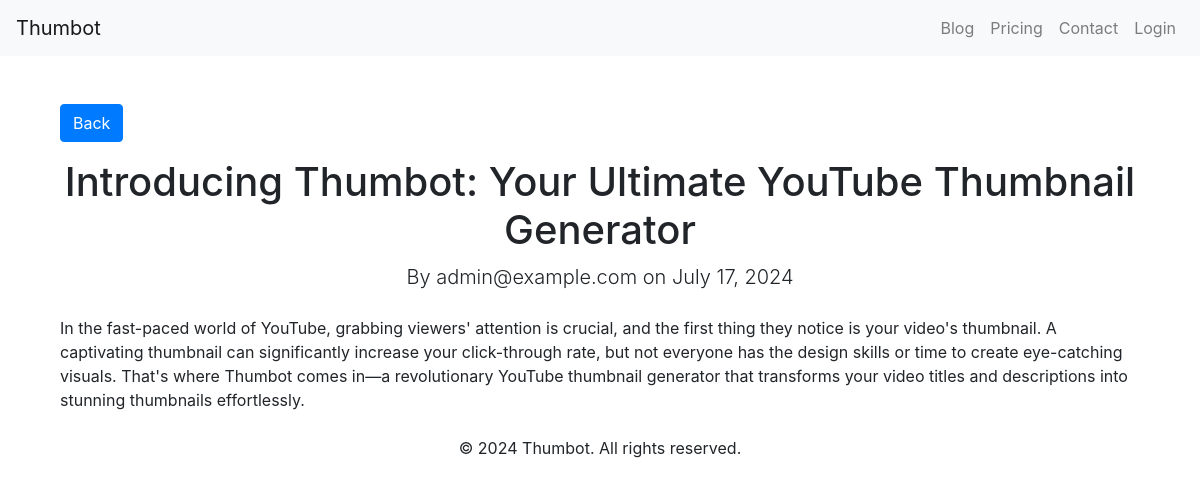
/blog/post/1, run on the app's committed database.
### models.py (models this page shows, shortened)
class BlogPost(db.Model):
    id = db.Column(db.Integer, primary_key=True)
    title = db.Column(db.String(150), nullable=False)
    content = db.Column(db.Text, nullable=False)
    author = db.Column(db.String(50), nullable=False)
    date_posted = db.Column(db.DateTime, default=datetime.utcnow)

### blog/routes.py (the view)
@blog_bp.route('/post/<int:post_id>')
def post(post_id):
    post = BlogPost.query.get_or_404(post_id)
    return render_template('post.html', post=post)

### templates/post.html (shortened to what this page needs)
{% extends "base.html" %}
{% block content %}
<div class="container mt-5">
    <button class="btn btn-primary mb-3" onclick="window.history.back()">Back</button>
    <h1 class="text-center">{{ post.title }}</h1>
    <p class="lead text-center">By {{ post.author }} on {{ post.date_posted.strftime('%B %d, %Y') }}</p>
    <p>{{ post.content }}</p>
</div>
{% endblock %}

### data on the page
BlogPost: title "Introducing Thumbot: Your Ultimate YouTube Thumbnail Generator", author "admin@example.com", date_posted "July 17, 2024", content "In the fast-paced world of YouTube, grabbing viewers' attention is crucial, and the first thing they notice is your video's thumbnail. A captivating thumbnail can significantly increase your click-through rate, but not everyone has the design skills or time to create eye-catching visuals. That's where Thumbot comes in—a revolutionary YouTube thumbnail generator that transforms your video titles and descriptions into stunning thumbnails effortlessly."
